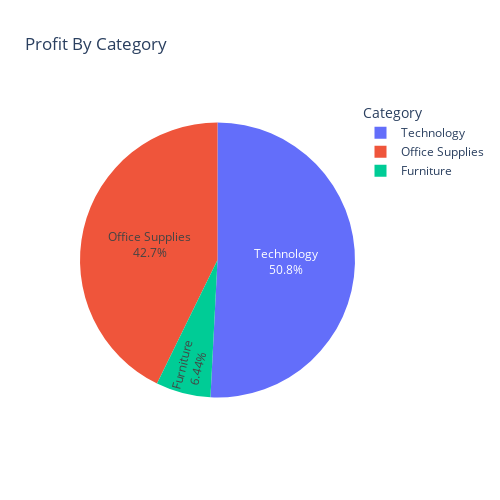

This figure's notebook cell:
### Code cell
fig = px.pie(data.groupby("Category")["Profit"].sum(), values="Profit", names=data.groupby("Category").groups.keys(),title="Profit By Category",width=500, height=500)
fig.update_traces(textposition='inside', textinfo='percent+label')
fig.update_layout(showlegend=True,legend_title='Category')
fig.show()

### Figure 1 — Plotly figure (JSON) as saved in the notebook; plotly's stock layout.template omitted (floating-point values rounded to 4 significant figures)
{"data": [{"domain": {"x": [0, 1], "y": [0, 1]}, "hovertemplate": "label=%{label}<br>Profit=%{value}<extra></extra>", "labels": ["Furniture", "Office Supplies", "Technology"], "legendgroup": "", "name": "", "showlegend": true, "textinfo": "percent+label", "textposition": "inside", "type": "pie", "values": [18420.0, 122400.0, 145500.0]}], "layout": {"height": 500, "legend": {"title": {"text": "Category"}, "tracegroupgap": 0}, "showlegend": true, "title": {"text": "Profit By Category"}, "width": 500}}
